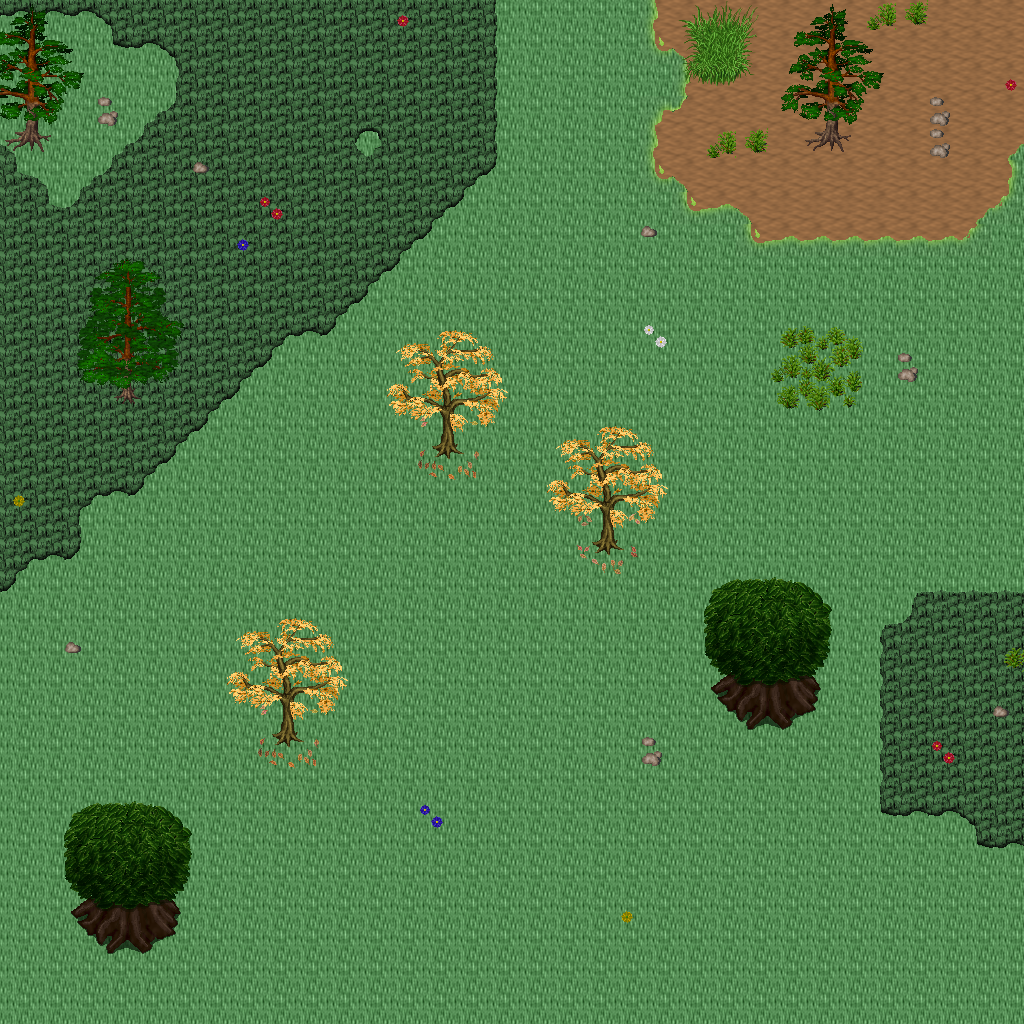

Rendered tile map (Tiled .tmx) drawn with the repository's tilesets; below, a short description and the map source with its tile grids summarised:
An orthogonal 32x32 tile map with 32x32 px tiles, 5 tile layers (Ground, Objects, Objects2, Above, ...), 1 hidden layer not drawn, 33 tilesets.

<map version="1.10" tiledversion="1.11.0" orientation="orthogonal" renderorder="right-down" width="32" height="32" tilewidth="32" tileheight="32" infinite="0" nextlayerid="11" nextobjectid="1">
 <tileset firstgid="1" name="logic_collision" tilewidth="32" tileheight="32" tilecount="1" columns="1">
  <image source="../drawable/logic_collision.png" width="32" height="32" />
 </tileset>
 <tileset firstgid="2" name="ground_ground" tilewidth="32" tileheight="32" tilecount="33" columns="3">
  <image source="../drawable/ground_ground.png" width="96" height="352" />
 </tileset>
 <tileset firstgid="35" name="building_house_3" tilewidth="32" tileheight="32" tilecount="48" columns="6">
  <image source="../drawable/building_house_3.png" width="192" height="256" />
 </tileset>
 <tileset firstgid="83" name="building_house_chalet" tilewidth="32" tileheight="32" tilecount="56" columns="7">
  <image source="../drawable/building_house_chalet.png" width="224" height="256" />
 </tileset>
 <tileset firstgid="139" name="terrain_grassland" tilewidth="32" tileheight="32" tilecount="88" columns="8">
  <image source="../drawable/terrain_grassland.png" width="256" height="352" />
 </tileset>
 <tileset firstgid="227" name="ground_grass_edges" tilewidth="32" tileheight="32" tilecount="36" columns="12">
  <image source="../drawable/ground_grass_edges.png" width="384" height="96" />
 </tileset>
 <tileset firstgid="263" name="ground_grass_corners" tilewidth="32" tileheight="32" tilecount="24" columns="6">
  <image source="../drawable/ground_grass_corners.png" width="192" height="128" />
 </tileset>
 <tileset firstgid="287" name="ground_grass_2" tilewidth="32" tileheight="32" tilecount="21" columns="3">
  <image source="../drawable/ground_grass_2.png" width="96" height="224" />
 </tileset>
 <tileset firstgid="308" name="plant_tree_fall_trees" tilewidth="32" tileheight="32" tilecount="40" columns="8">
  <image source="../drawable/plant_tree_fall_trees.png" width="256" height="160" />
 </tileset>
 <tileset firstgid="348" name="plant_tree_pine_tree" tilewidth="32" tileheight="32" tilecount="20" columns="4">
  <image source="../drawable/plant_tree_pine_tree.png" width="128" height="160" />
 </tileset>
 <tileset firstgid="368" name="plant_tree_pine_tree_1" tilewidth="32" tileheight="32" tilecount="20" columns="4">
  <image source="../drawable/plant_tree_pine_tree_1.png" width="128" height="160" />
 </tileset>
 <tileset firstgid="388" name="plant_tree_tree_darkgreen" tilewidth="32" tileheight="32" tilecount="88" columns="8">
  <image source="../drawable/plant_tree_tree_darkgreen.png" width="256" height="352" />
 </tileset>
 <tileset firstgid="476" name="plant_tree_evergreen" tilewidth="32" tileheight="32" tilecount="36" columns="3">
  <image source="../drawable/plant_tree_evergreen.png" width="96" height="384" />
 </tileset>
 <tileset firstgid="512" name="plant_tree_dead_tree_3" tilewidth="32" tileheight="32" tilecount="16" columns="4">
  <image source="../drawable/plant_tree_dead_tree_3.png" width="128" height="128" />
 </tileset>
 <tileset firstgid="528" name="plant_stump_hollow_logs" tilewidth="32" tileheight="32" tilecount="6" columns="3">
  <image source="../drawable/plant_stump_hollow_logs.png" width="96" height="64" />
 </tileset>
 <tileset firstgid="534" name="plant_stump_stump_purple" tilewidth="32" tileheight="32" tilecount="4" columns="2">
  <image source="../drawable/plant_stump_stump_purple.png" width="64" height="64" />
 </tileset>
 <tileset firstgid="538" name="plant_leaves" tilewidth="32" tileheight="32" tilecount="8" columns="4">
  <image source="../drawable/plant_leaves.png" width="128" height="64" />
 </tileset>
 <tileset firstgid="546" name="building_door_brown_door" tilewidth="32" tileheight="32" tilecount="3" columns="1">
  <image source="../drawable/building_door_brown_door.png" width="32" height="96" />
 </tileset>
 <tileset firstgid="549" name="item_pot_barrel_with_flower" tilewidth="32" tileheight="32" tilecount="2" columns="2">
  <image source="../drawable/item_pot_barrel_with_flower.png" width="64" height="32" />
 </tileset>
 <tileset firstgid="551" name="ground_rock_pebbles" tilewidth="32" tileheight="32" tilecount="3" columns="1">
  <image source="../drawable/ground_rock_pebbles.png" width="32" height="96" />
 </tileset>
 <tileset firstgid="554" name="plant_mushroom3" tilewidth="32" tileheight="32" tilecount="2" columns="2">
  <image source="../drawable/plant_mushroom3.png" width="64" height="32" />
 </tileset>
 <tileset firstgid="556" name="plant_bush_large_green" tilewidth="32" tileheight="32" tilecount="9" columns="3">
  <image source="../drawable/plant_bush_large_green.png" width="96" height="96" />
 </tileset>
 <tileset firstgid="565" name="plant_flower_daisy_blue" tilewidth="32" tileheight="32" tilecount="8" columns="2">
  <image source="../drawable/plant_flower_daisy_blue.png" width="64" height="128" />
 </tileset>
 <tileset firstgid="573" name="plant_flower_daisy_red" tilewidth="32" tileheight="32" tilecount="8" columns="2">
  <image source="../drawable/plant_flower_daisy_red.png" width="64" height="128" />
 </tileset>
 <tileset firstgid="581" name="plant_flower_daisy_white" tilewidth="32" tileheight="32" tilecount="8" columns="2">
  <image source="../drawable/plant_flower_daisy_white.png" width="64" height="128" />
 </tileset>
 <tileset firstgid="589" name="plant_flower_daisy_yellow" tilewidth="32" tileheight="32" tilecount="8" columns="2">
  <image source="../drawable/plant_flower_daisy_yellow.png" width="64" height="128" />
 </tileset>
 <tileset firstgid="597" name="plant_flower_stone_edge_beds" tilewidth="32" tileheight="32" tilecount="24" columns="8">
  <image source="../drawable/plant_flower_stone_edge_beds.png" width="256" height="96" />
 </tileset>
 <tileset firstgid="621" name="logic_creature_human_evil" tilewidth="32" tileheight="32" tilecount="16" columns="8">
  <image source="../drawable/logic_creature_human_evil.png" width="256" height="64" />
 </tileset>
 <tileset firstgid="637" name="logic_creature_animal" tilewidth="32" tileheight="32" tilecount="32" columns="8">
  <image source="../drawable/logic_creature_animal.png" width="256" height="128" />
 </tileset>
 <tileset firstgid="669" name="ground_tall_grass" tilewidth="32" tileheight="32" tilecount="15" columns="5">
  <image source="../drawable/ground_tall_grass.png" width="160" height="96" />
 </tileset>
 <tileset firstgid="684" name="logic_creature_reptile" tilewidth="32" tileheight="32" tilecount="7" columns="7">
  <image source="../drawable/logic_creature_reptile.png" width="224" height="32" />
 </tileset>
 <tileset firstgid="691" name="logic_creature_fowl" tilewidth="32" tileheight="32" tilecount="6" columns="6">
  <image source="../drawable/logic_creature_fowl.png" width="192" height="32" />
 </tileset>
 <tileset firstgid="697" name="object_stone_well" tilewidth="32" tileheight="32" tilecount="6" columns="2">
  <image source="../drawable/object_stone_well.png" width="64" height="96" />
 </tileset>
 <layer id="1" name="Ground" width="32" height="32">
  <data>[1024 cells, 1024 non-empty, 3 distinct tile ids]</data>
 </layer>
 <layer id="2" name="Objects" width="32" height="32">
  <data>[1024 cells, 106 non-empty, 27 distinct tile ids]</data>
 </layer>
 <layer id="3" name="Objects2" width="32" height="32">
  <data>[1024 cells, 64 non-empty, 42 distinct tile ids]</data>
 </layer>
 <layer id="4" name="Above" width="32" height="32">
  <data>[1024 cells, 103 non-empty, 44 distinct tile ids]</data>
 </layer>
 <layer id="5" name="Above2" width="32" height="32">
  <data>[1024 cells, 16 non-empty, 16 distinct tile ids]</data>
 </layer>
 <layer id="6" name="Walkable" width="32" height="32" visible="0">
  <data>[1024 cells, 24 non-empty, 1 distinct tile ids]</data>
 </layer>
 <objectgroup id="7" name="Mapevents" />
 <objectgroup id="8" name="Spawn" />
 <objectgroup id="9" name="Keys" />
 <objectgroup id="10" name="Replace" />
</map>
